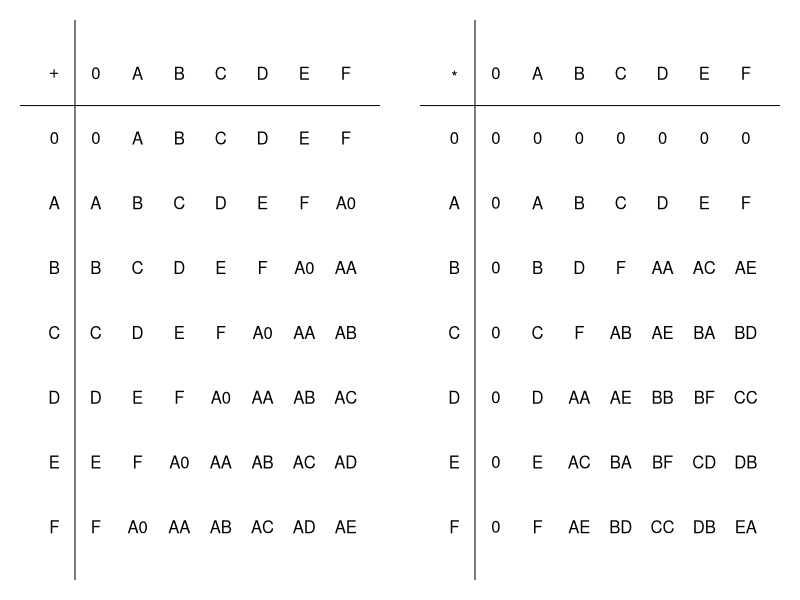

This chart was generated by the following R code:
## ---- chunk 1
options(scipen=99)
b = sample(c(5,6,7,8,9),1)
s = c("0",LETTERS[1:(b-1)])

adig = function(n,b=b){
    if(n>0){
        greatest_pow = floor(log(n)/log(b))
    } else {
        return(0)
    }
    tot = n
    digs = numeric()
    for(i in greatest_pow:0){
        dig = tot %/% (b^i)
        digs = c(digs,dig)
        tot = tot-dig*b^i
    }
    return(digs)
}

while(T){
    ns = sample(50:200,2)
    n1 = ns[1]
    n2 = ns[2]
    ad1 = adig(n1,b)
    ad2 = adig(n2,b)
    ad3 = adig(n1*n2,b)
    if(sum(c(n1,n2)==0)<2){break}
}


# while(T){
#     ns = sample(100:500,2)
#     n1 = ns[1]
#     n2 = ns[2]
#     ad1 = adig(n1,b)
#     ad2 = adig(n2,b)
#     maxlength = max(length(ad1),length(ad2))
#     ad3 = numeric()
#     for(i in 1:maxlength){
#         ad1i = 0
#         ad2i = 0
#         if(length(ad1)-i+1>0){
#             ad1i = ad1[length(ad1)-i+1]
#         }
#         if(length(ad2)-i+1>0){
#             ad2i = ad2[length(ad2)-i+1]
#         }
#         ad3 = c(ad3,ad1i+ad2i)
#     }
#     if(abs(diff(ns))>50 && sum(ad3>b)>0){
#         break
#     }
# }
# 
an1 = paste0(s[adig(n1,b)+1],collapse="")
an2 = paste0(s[adig(n2,b)+1],collapse="")
an3 = paste0(s[adig(n1*n2,b)+1],collapse="")

ss1 = s[adig(n1,b)+1]
ss2 = s[adig(n2,b)+1]
ss3 = s[adig(n1*n2,b)+1]


## ---- chunk 2
par(mar=c(1,1,1,1),mfrow=c(1,2))
plot(0,0,"n",xlim=c(0,b+1),ylim=c(0,b+1),axes=F,ann=F)
abline(h=b)
abline(v=1)
text(0.5,b+0.5,"+")
for(i in 1:b){
    text(i+0.5,b+0.5,s[i])
    text(0.5,b-i+0.5,s[i])
}
for(i in 1:b){
    for(j in 1:b){
        text(i+0.5,b-j+0.5,paste0(s[adig(i+j-2,b)+1],collapse=""))
    }
}

par(mar=c(1,1,1,1))
plot(0,0,"n",xlim=c(0,b+1),ylim=c(0,b+1),axes=F,ann=F)
abline(h=b)
abline(v=1)
text(0.5,b+0.5,"*")
for(i in 1:b){
    text(i+0.5,b+0.5,s[i])
    text(0.5,b-i+0.5,s[i])
}
for(i in 1:b){
    for(j in 1:b){
        text(i+0.5,b-j+0.5,paste0(s[adig((i-1)*(j-1),b)+1],collapse=""))
    }
}
